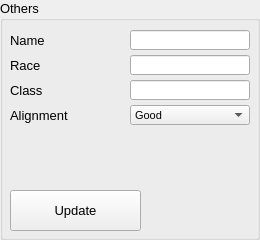
          <widget class="QGroupBox" name="org_others">
           <property name="sizePolicy">
            <sizepolicy hsizetype="Preferred" vsizetype="Preferred">
             <horstretch>0</horstretch>
             <verstretch>0</verstretch>
            </sizepolicy>
           </property>
           <property name="minimumSize">
            <size>
             <width>260</width>
             <height>0</height>
            </size>
           </property>
           <property name="font">
            <font>
             <family>Segoe UI</family>
             <pointsize>10</pointsize>
            </font>
           </property>
           <property name="title">
            <string>Others</string>
           </property>
           <widget class="QComboBox" name="others_box_alignment">
            <property name="geometry">
             <rect>
              <x>130</x>
              <y>105</y>
              <width>120</width>
              <height>20</height>
             </rect>
            </property>
            <property name="font">
             <font>
              <pointsize>8</pointsize>
             </font>
            </property>
            <property name="editable">
             <bool>false</bool>
            </property>
            <property name="currentText">
             <string>Good</string>
            </property>
            <item>
             <property name="text">
              <string>Good</string>
             </property>
            </item>
            <item>
             <property name="text">
              <string>Neutral</string>
             </property>
            </item>
            <item>
             <property name="text">
              <string>Evil</string>
             </property>
            </item>
           </widget>
           <widget class="QLineEdit" name="other_edit_name">
            <property name="geometry">
             <rect>
              <x>130</x>
              <y>30</y>
              <width>120</width>
              <height>20</height>
             </rect>
            </property>
           </widget>
           <widget class="QLabel" name="others_name">
            <property name="geometry">
             <rect>
              <x>10</x>
              <y>30</y>
              <width>120</width>
              <height>20</height>
             </rect>
            </property>
            <property name="font">
             <font>
              <pointsize>10</pointsize>
             </font>
            </property>
            <property name="text">
             <string>Name</string>
            </property>
           </widget>
           <widget class="QLabel" name="others_race">
            <property name="geometry">
             <rect>
              <x>10</x>
              <y>55</y>
              <width>120</width>
              <height>20</height>
             </rect>
            </property>
            <property name="font">
             <font>
              <pointsize>10</pointsize>
             </font>
            </property>
            <property name="text">
             <string>Race</string>
            </property>
           </widget>
           <widget class="QLineEdit" name="other_edit_race">
            <property name="geometry">
             <rect>
              <x>130</x>
              <y>55</y>
              <width>120</width>
              <height>20</height>
             </rect>
            </property>
           </widget>
           <widget class="QLabel" name="others_class">
            <property name="geometry">
             <rect>
              <x>10</x>
              <y>80</y>
              <width>120</width>
              <height>20</height>
             </rect>
            </property>
            <property name="font">
             <font>
              <pointsize>10</pointsize>
             </font>
            </property>
            <property name="text">
             <string>Class</string>
            </property>
           </widget>
           <widget class="QLineEdit" name="other_edit_class">
            <property name="geometry">
             <rect>
              <x>130</x>
              <y>80</y>
              <width>120</width>
              <height>20</height>
             </rect>
            </property>
           </widget>
           <widget class="QLabel" name="others_alignment">
            <property name="geometry">
             <rect>
              <x>10</x>
              <y>105</y>
              <width>120</width>
              <height>20</height>
             </rect>
            </property>
            <property name="font">
             <font>
              <pointsize>10</pointsize>
             </font>
            </property>
            <property name="text">
             <string>Alignment</string>
            </property>
           </widget>
           <widget class="QPushButton" name="other_update_btn">
            <property name="geometry">
             <rect>
              <x>10</x>
              <y>190</y>
              <width>131</width>
              <height>41</height>
             </rect>
            </property>
            <property name="text">
             <string>Update</string>
            </property>
           </widget>
          </widget>
